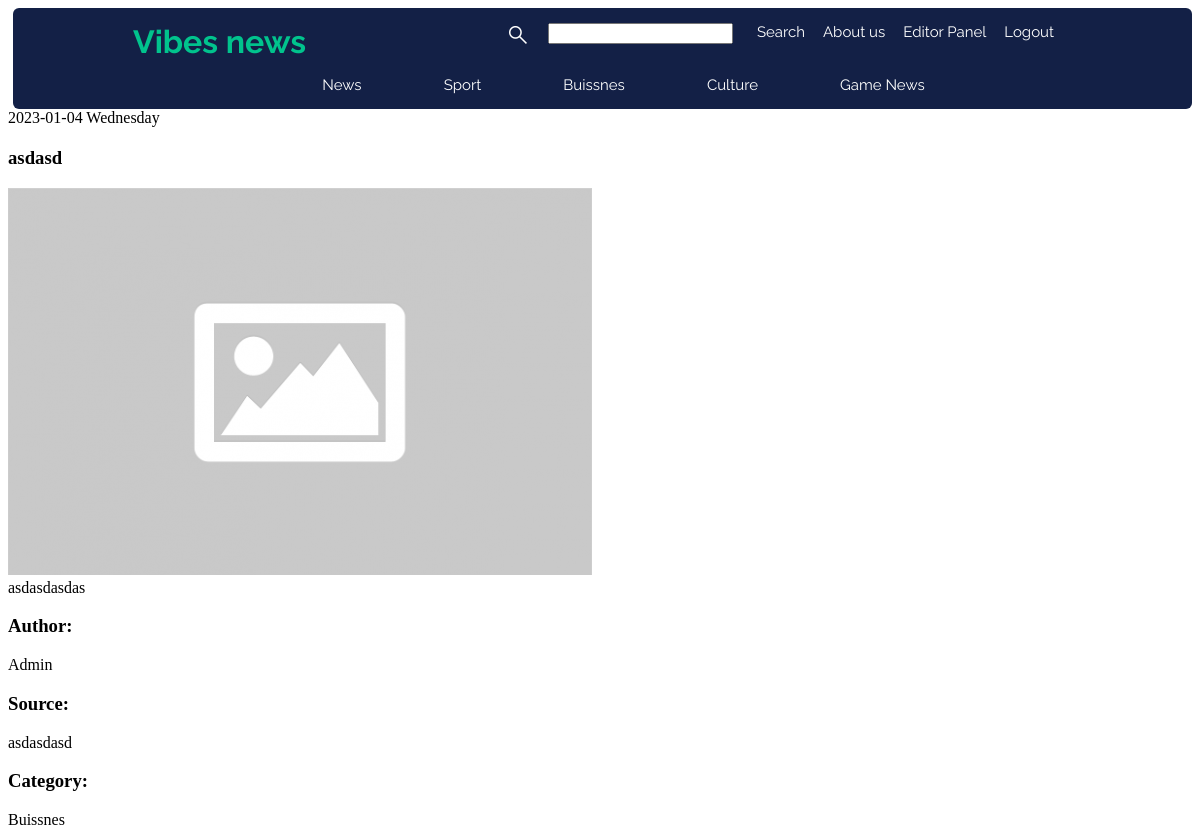
The page /article_5 (signed in) on the database its author committed.
### vibes/models.py (models this page shows, shortened)
class Article(db.Model):
    id = db.Column (db.Integer, primary_key = True)
    title = db.Column (db.String(255), unique = True, nullable = False)
    image_of_article = db.Column (db.String(255), nullable = False, default = 'default.png')
    subtitle = db.Column (db.Text, nullable = False)
    content = db.Column (db.Text, nullable = False)
    source = db.Column (db.String(255), nullable = False)
    time_posted = db.Column (db.DateTime, nullable = False, default = datetime.utcnow)
    category_id = db.Column(db.Integer, db.ForeignKey('category.id'), nullable=False)
    user_id = db.Column(db.Integer, db.ForeignKey('user.id'), nullable = False)

class User(db.Model, UserMixin):
    id = db.Column (db.Integer, primary_key = True)
    fullname = db.Column (db.String(100), nullable = False)
    username = db.Column (db.String(100), unique = True, nullable = False)
    email = db.Column (db.String(250), unique = True, nullable = False)
    password = db.Column (db.String(255), nullable = False)
    admin_rights = db.Column (db.Integer, nullable = False, default = 0)
    create_time = db.Column (db.DateTime, nullable = False, default = datetime.utcnow)
    articles = db.relationship('Article', backref = 'author', lazy = True)
    category = db.relationship('Category', secondary = Rights, backref = 'users', lazy = True)

class Category(db.Model):
    id = db.Column (db.Integer, primary_key = True)
    name = db.Column (db.String(50), nullable = False)
    articles = db.relationship('Article', backref = 'category', lazy = True)
    def __repr__(self) -> str:
        return f"{self.name}"

### vibes/articles/routes.py (the view)
@articles.route("/article_<int:article_id>" , methods = ["GET"])
def article(article_id: int):
    current_article: Article = Article.query.get_or_404(article_id)
    if (current_user.is_authenticated):
        if(current_user.admin_rights == 2):
            edit_delete: int = 1
        elif(current_user.admin_rights == 1 and current_article.category in current_user.category):
            edit_delete: int = 1
        elif(current_article.user_id == current_user.id):
            edit_delete: int = 1
        else:
            edit_delete: int = 0
    else:
        edit_delete: int = 0
    return render_template('article.html', title = 'Article from', option = edit_delete, article = current_article)

### vibes/models.py (called while the page is built)
@login_manager.user_loader
def load_user(user_id: int) -> object:
    return User.query.get(int(user_id))

### vibes/templates/article.html (shortened to what this page needs)
{% extends "layout.html" %}
{% block content %}
    <article>
        <span>{{article.time_posted.strftime('%Y-%m-%d %A')}}</span>
        <h3>{{article.subtitle}}</h3>
        <img src="{{url_for('static', filename = 'pics/' + article.image_of_article)}}">
        <br>
        <span> {{ article.content }}</span>
        <h3>Author:</h3>
        <span>{{article.author.fullname}}</span>
        <h3>Source:</h3>
        <span>{{article.source}}</span>
        <h3>Category:</h3>
        <span>{{article.category}}</span>
    </article>
{% endblock content %}

### vibes/static/style.css (style rules this page uses)
:root { --black: #191e29; --dark-blue: #132046; --neon-green: #01c38d; --grey: #696e79; --white: #ffff; --font-family: "Raleway", sans-serif; }

### rows shown on the page
Article: time_posted "2023-01-04 Wednesday", subtitle "asdasd", image_of_article (placeholder picture), content "asdasdasdas", source "asdasdasd"
User: author.fullname "Admin"
Category: category "Buissnes"
